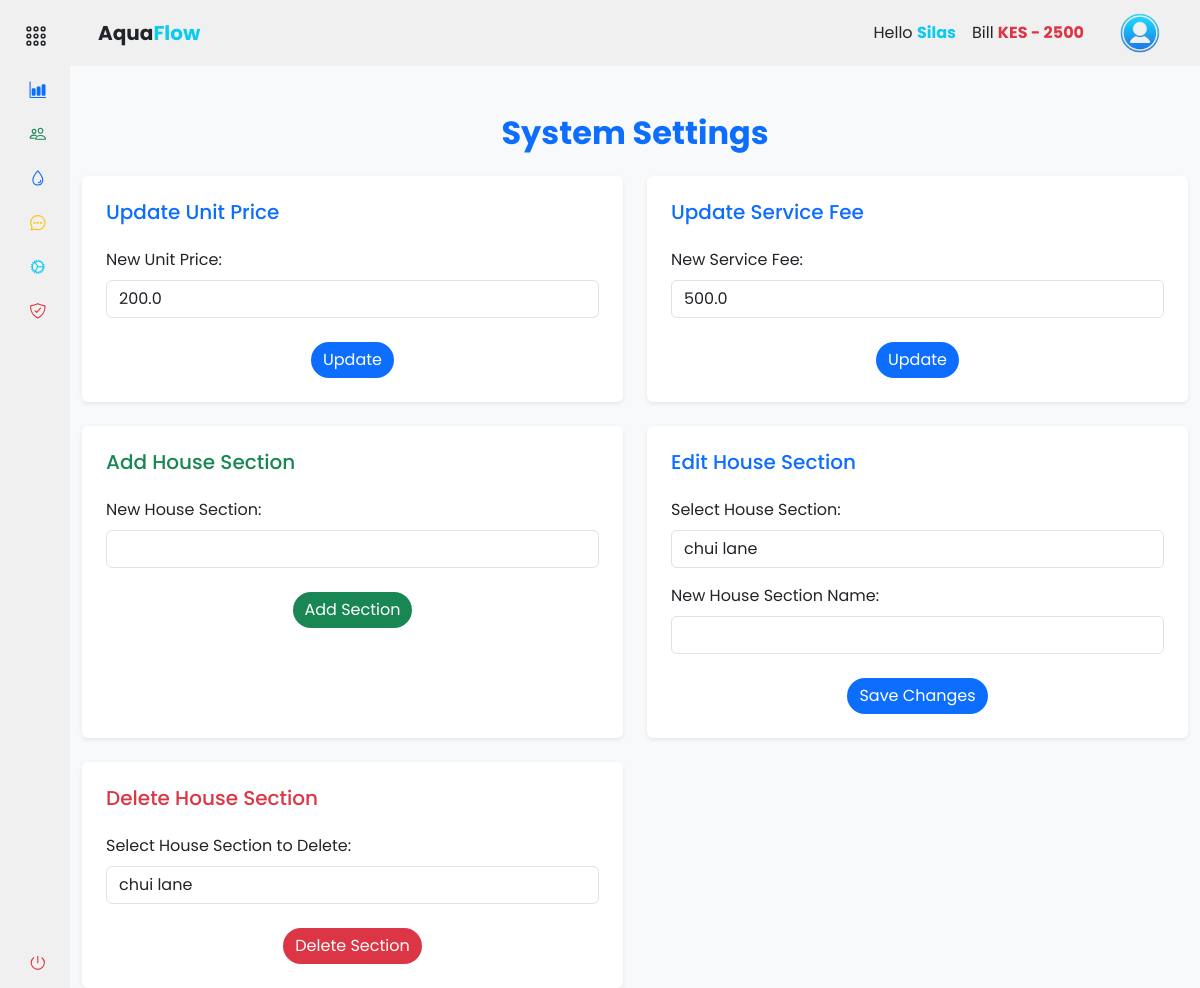
The page /accounts/settings/settings (signed in) on the database as committed earlier.
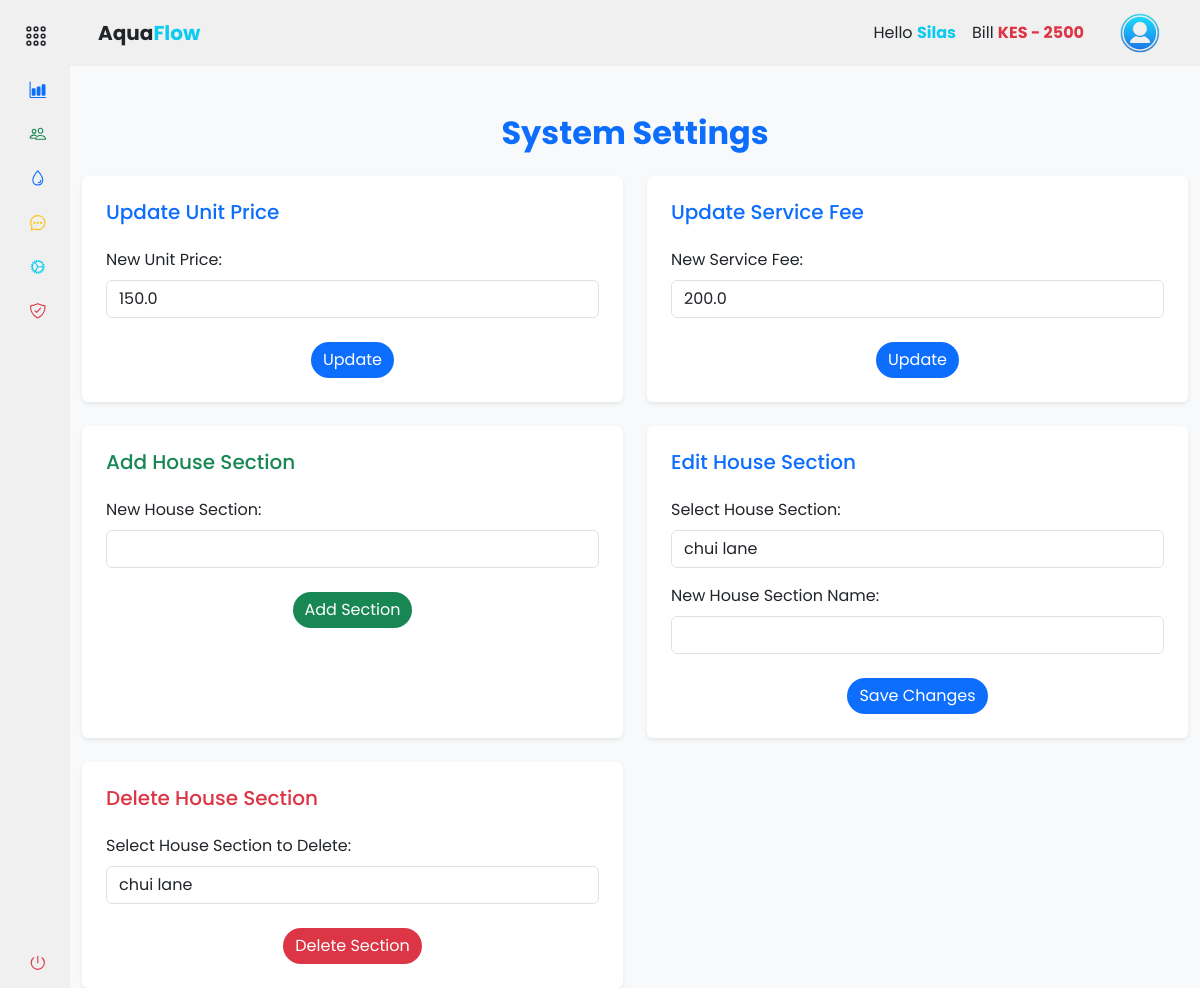
The same page on the database as committed later.
### app/backend/models/user.py (models this page shows, shortened)
class Settings(db.Model):
    id = db.Column(db.Integer, primary_key=True)
    unit_price = db.Column(db.Float)
    service_fee = db.Column(db.Float)
    house_sections = db.Column(db.String(255))

### app/backend/accounts/settings/routes.py (the view, shortened to what this page needs)
@settings_bp.route('/settings', methods=['GET', 'POST'])
@login_required
def settings():
    unit_price_form = UnitPriceForm()
    service_fee_form = ServiceFeeForm()
    add_section_form = AddHouseSectionForm()
    edit_section_form = EditHouseSectionForm()
    delete_section_form = DeleteHouseSectionForm()
    system_settings = get_system_settings()
    new_unit_price = unit_price_form.unit_price.data
    new_service_fee = service_fee_form.service_fee.data
    if system_settings:
        unit_price_form.unit_price.data = system_settings.unit_price
        service_fee_form.service_fee.data = system_settings.service_fee
        house_sections = system_settings.house_sections.split(',') if system_settings.house_sections else []
        edit_section_form.house_sections.choices = [(section, section) for section in house_sections]
        delete_section_form.house_sections.choices = [(section, section) for section in house_sections]
    return render_template('accounts/settings.html',
                           unit_price_form=unit_price_form,
                           service_fee_form=service_fee_form,
                           add_section_form=add_section_form,
                           edit_section_form=edit_section_form,
                           delete_section_form=delete_section_form,
                           hide_footer=True)

### app/backend/accounts/settings/forms.py
class UnitPriceForm(FlaskForm):
    unit_price = FloatField('Unit Price', validators=[DataRequired()])
    submit = SubmitField('Submit')

class ServiceFeeForm(FlaskForm):
    service_fee = FloatField('Unit Price', validators=[DataRequired()])
    submit = SubmitField('Submit')

### app/backend/accounts/accounts_context.py (called while the page is built)
def accounts_context():
    people = 'silas'
    bill = int('2500')
    return {'people': people, 'bill': bill}

def inject_now():
    return {'now': datetime.utcnow() + timedelta(hours=3)}

### app/assets/templates/accounts/settings.html (shortened to what the changed rows need)
{% extends 'base.html' %} {% block content %}
<div class="container-fluid mt-5">
  <h2 class="mb-4 fw-bold text-primary text-center">System Settings</h2>
  <div class="row row-cols-1 row-cols-md-2 g-4">
    <div class="col">
      <div class="card h-100 shadow-sm border-0">
        <div class="card-body p-4">
          <form
            method="post"
            action="{{ url_for('accounts.settings.settings') }}"
          >
            <div class="mb-3">
              <label for="unit_price" class="form-label">New Unit Price:</label>
              {{ unit_price_form.unit_price(class="form-control") }}
            </div>
          </form>
        </div>
      </div>
    </div>
    <div class="col">
      <div class="card h-100 shadow-sm border-0">
        <div class="card-body p-4">
          <form
            method="post"
            action="{{ url_for('accounts.settings.settings') }}"
          >
            <div class="mb-3">
              <label for="service_fee" class="form-label"
                >New Service Fee:</label
              >
              {{ service_fee_form.service_fee(class="form-control") }}
            </div>
          </form>
        </div>
      </div>
    </div>
  </div>
</div>
{% endblock %}

Rows that differ between the two databases and show on the page:
changed Settings: unit_price "200.0" → "150.0"; service_fee "500.0" → "200.0"
